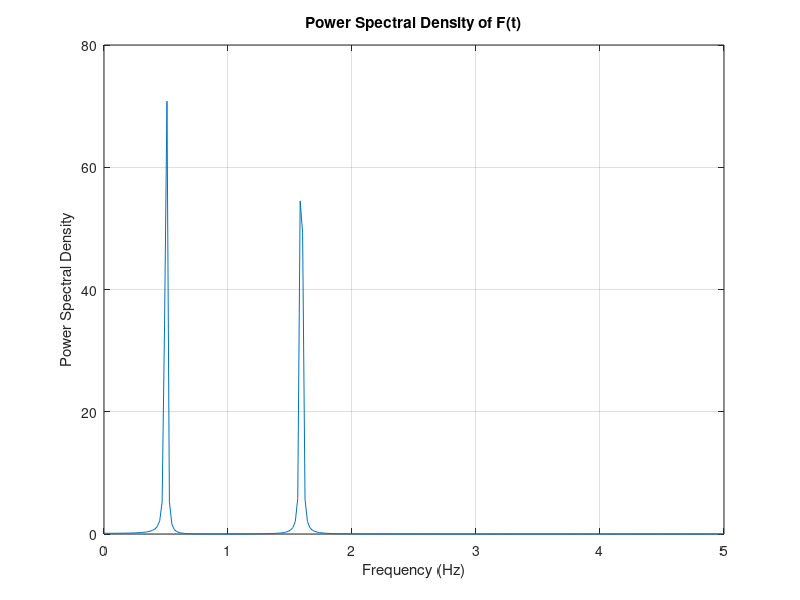

Reproduce this figure in MATLAB. (Note: this script raises an error after producing the figure.)
function VTB7_1
%VTB7_1 is an example of taking a power spectral density
% of data. The power spectral density of a signal containing
% .5 Hz and 1.59 Hz signals is plotted.

t=0:.1:100;t=t';
y=sin(pi*t)+sin(10*t);
figure
aa=version;ll=length(aa);
plot(t,y);
title('Sin(pi*t)+Sin(10*t) versus Time')
xlabel('Time')
ylabel('F(t)')
x=fft(y,512);
grid on
pause
Pyy=x.*conj(x)/512;
f=10*(0:255)/512;
plot(f,Pyy(1:256))
grid on
title('Power Spectral Density of F(t)')
xlabel('Frequency (Hz)')
ylabel('Power Spectral Density')
pause

%Automatically check for updates
vtbchk
